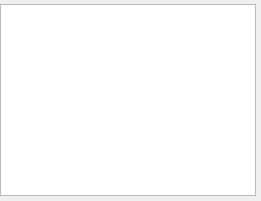
<?xml version="1.0" encoding="UTF-8"?>
<ui version="4.0">
 <class>Form</class>
 <widget class="QWidget" name="Form">
  <property name="geometry">
   <rect>
    <x>0</x>
    <y>0</y>
    <width>261</width>
    <height>201</height>
   </rect>
  </property>
  <property name="windowTitle">
   <string>Form</string>
  </property>
  <widget class="QListWidget" name="listWidget">
   <property name="geometry">
    <rect>
     <x>0</x>
     <y>4</y>
     <width>256</width>
     <height>192</height>
    </rect>
   </property>
   <property name="focusPolicy">
    <enum>Qt::WheelFocus</enum>
   </property>
   <property name="verticalScrollBarPolicy">
    <enum>Qt::ScrollBarAlwaysOff</enum>
   </property>
   <property name="horizontalScrollBarPolicy">
    <enum>Qt::ScrollBarAlwaysOff</enum>
   </property>
   <property name="autoScroll">
    <bool>false</bool>
   </property>
   <property name="editTriggers">
    <set>QAbstractItemView::NoEditTriggers</set>
   </property>
   <property name="showDropIndicator" stdset="0">
    <bool>false</bool>
   </property>
   <property name="selectionMode">
    <enum>QAbstractItemView::SingleSelection</enum>
   </property>
   <property name="currentRow">
    <number>-1</number>
   </property>
  </widget>
 </widget>
 <resources/>
 <connections/>
</ui>
